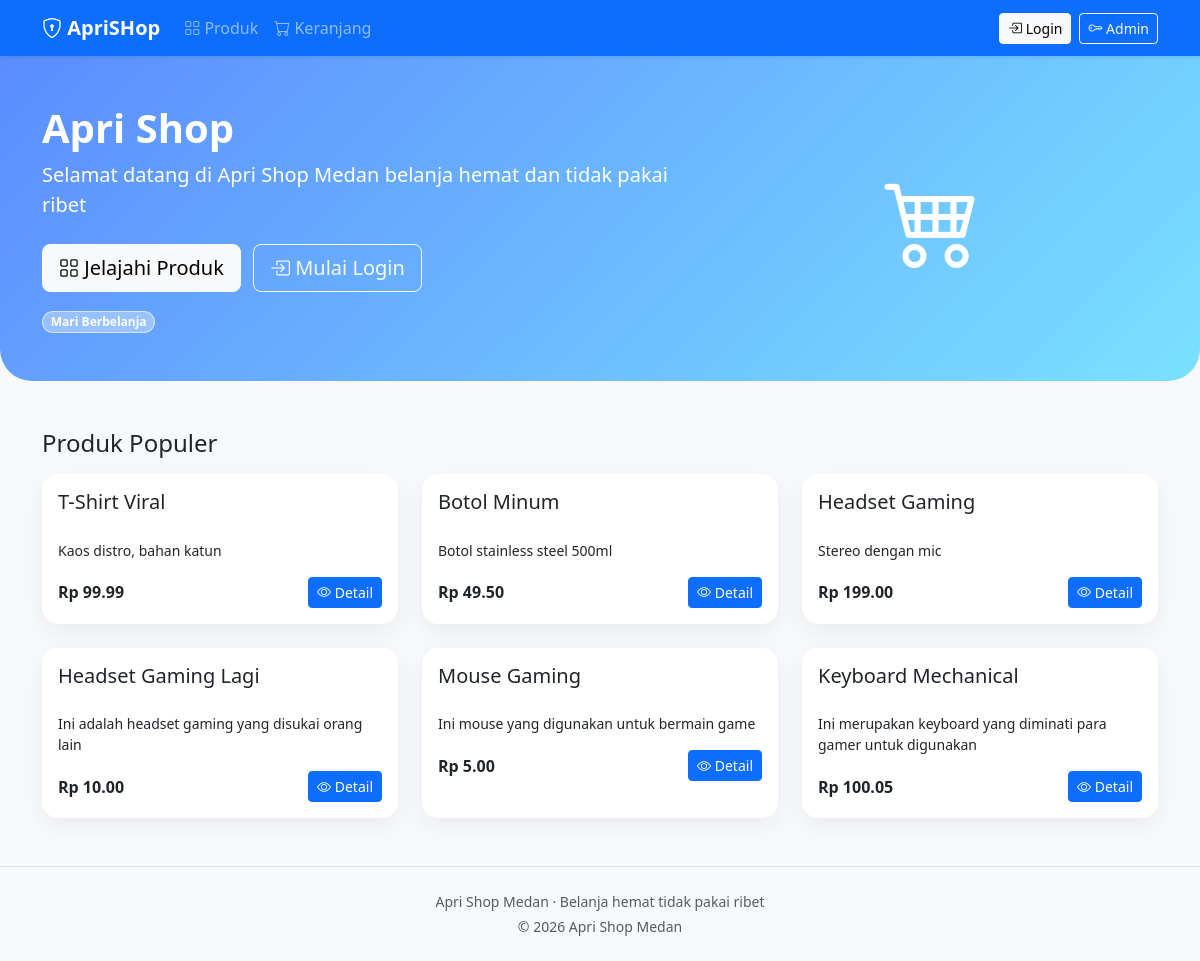
The app's page /web-vuln/index.php with its own data.
### tables this page shows
CREATE TABLE `products` (
  `id` int(11) NOT NULL,
  `name` varchar(255) DEFAULT NULL,
  `description` text DEFAULT NULL,
  `price` decimal(10,2) DEFAULT NULL
);

### web-vuln/index.php (the view)
<?php require 'db.php'; require 'layout.php'; app_header('Apri Shop Medan'); ?>
<header class="hero py-5">
  <div class="container">
    <div class="row align-items-center gy-4">
      <div class="col-lg-7">
        <h1 class="fw-bold">Apri Shop</h1>
        <p class="lead mb-4">Selamat datang di <b>Apri Shop Medan</b> belanja hemat dan tidak pakai ribet</p>
        <a class="btn btn-light btn-lg me-2" href="products.php"><i class="bi bi-grid"></i> Jelajahi Produk</a>
        <a class="btn btn-outline-light btn-lg" href="login_user.php"><i class="bi bi-box-arrow-in-right"></i> Mulai Login</a>
        <div class="mt-3"><span class="badge badge-soft rounded-pill">Mari Berbelanja</span></div>
      </div>
      <div class="col-lg-5 text-center">
        <i class="bi bi-cart4" style="font-size: 6rem;"></i>
      </div>
    </div>
  </div>
</header>
<main class="container my-5">
  <h4 class="mb-3">Produk Populer</h4>
  <div class="row gy-4">
    <?php $res = $mysqli->query("SELECT * FROM products LIMIT 6");
    while($p = $res->fetch_assoc()): ?>
      <div class="col-sm-6 col-lg-4">
        <div class="card card-v product-card h-100">
          <div class="card-body">
            <h5 class="card-title"><?= $p['name'];  ?></h5>
            <p class="card-text small"><?= substr($p['description'],0,90);  ?></p>
            <div class="d-flex justify-content-between align-items-center">
              <span class="fw-semibold">Rp <?= number_format($p['price'],2) ?></span>
              <a class="btn btn-sm btn-primary" href="product.php?id=<?= $p['id'] ?>"><i class="bi bi-eye"></i> Detail</a>
            </div>
          </div>
        </div>
      </div>
    <?php endwhile; ?>
  </div>
</main>
<?php app_footer(); ?>

### web-vuln/layout.php (shortened to what this page needs)
<?php
function app_header($title = 'Apri Shop Medan') { ?>
<!doctype html>
<html lang="id">
<head>
  <link href="css/bootstrap.min.css" rel="stylesheet">
  <link href="css/bootstrap-icons.css" rel="stylesheet">
  <link href="theme.css" rel="stylesheet">
</head>
<body>
<nav class="navbar navbar-expand-lg bg-primary navbar-dark shadow-sm sticky-top">
  <div class="container">
    <a class="navbar-brand fw-bold" href="index.php"><i class="bi bi-shield-lock"></i> ApriSHop</a>
    <div id="nav" class="collapse navbar-collapse">
      <ul class="navbar-nav me-auto">
        <li class="nav-item"><a class="nav-link" href="products.php"><i class="bi bi-grid"></i> Produk</a></li>
        <li class="nav-item"><a class="nav-link" href="cart.php"><i class="bi bi-cart"></i> Keranjang</a></li>
      </ul>
      <ul class="navbar-nav ms-auto">
        <?php if(isset($_SESSION['user'])): ?>
          <li class="nav-item dropdown">
            <a class="nav-link dropdown-toggle" href="#" data-bs-toggle="dropdown"><i class="bi bi-person-circle"></i> <?= $_SESSION['user']['username'] ?></a>
            <ul class="dropdown-menu dropdown-menu-end">
              <?php if($_SESSION['user']['is_admin']): ?>
                <li><a class="dropdown-item" href="admin_profile.php"><i class="bi bi-person-gear"></i> Admin Profile</a></li>
              <?php endif; ?>
              <li><a class="dropdown-item" href="user_profile.php"><i class="bi bi-person"></i> Profile</a></li>
              <li><hr class="dropdown-divider"></li>
              <li><a class="dropdown-item text-danger" href="logout.php"><i class="bi bi-box-arrow-right"></i> Logout</a></li>
            </ul>
          </li>
        <?php else: ?>
          <li class="nav-item"><a class="btn btn-light btn-sm me-2" href="login.php"><i class="bi bi-box-arrow-in-right"></i> Login</a></li>
          <li class="nav-item"><a class="btn btn-outline-light btn-sm" href="login_admin.php"><i class="bi bi-key"></i> Admin</a></li>
        <?php endif; ?>
      </ul>
    </div>
  </div>
</nav>
<?php }
function app_footer() { ?>
<footer class="border-top mt-5">
  <div class="container py-4 text-center small text-muted">
    <div>Apri Shop Medan &middot; Belanja hemat tidak pakai ribet</div>
    <div class="mt-1">&copy; <?= date('Y') ?> Apri Shop Medan</div>
  </div>
</footer>
<div class="position-fixed bottom-0 end-0 p-3" style="z-index: 1080">
</div>
</body>
</html>
<?php }

### web-vuln/theme.css (style rules this page uses)
:root { --brand-grad: linear-gradient(135deg,#5B8CFF 0%, #7AE1FF 100%); }
body { background: #f7f9fc; }
.hero { background: var(--brand-grad); color: #fff; border-bottom-left-radius: 2rem; border-bottom-right-radius: 2rem; }
.card-v { border: none; border-radius: 1rem; box-shadow: 0 8px 24px rgba(0,0,0,.06); }
.product-card .card-title { min-height: 2.6rem; }
.badge-soft { background: rgba(255,255,255,.35); color: #fff; border: 1px solid rgba(255,255,255,.6); }
.badge-soft { background: rgba(255,255,255,.35); color:#fff; border:1px solid rgba(255,255,255,.6); }

### records on screen
products: name "T-Shirt Viral", description "Kaos distro, bahan katun", price "99.99"
products: name "Botol Minum", description "Botol stainless steel 500ml", price "49.50"
products: name "Headset Gaming", description "Stereo dengan mic", price "199.00"
products: name "Headset Gaming Lagi", description "Ini adalah headset gaming yang disukai orang lain", price "10.00"
products: name "Mouse Gaming", description "Ini mouse yang digunakan untuk bermain game", price "5.00"
products: name "Keyboard Mechanical", description "Ini merupakan keyboard yang diminati para gamer untuk digunakan", price "100.05"
